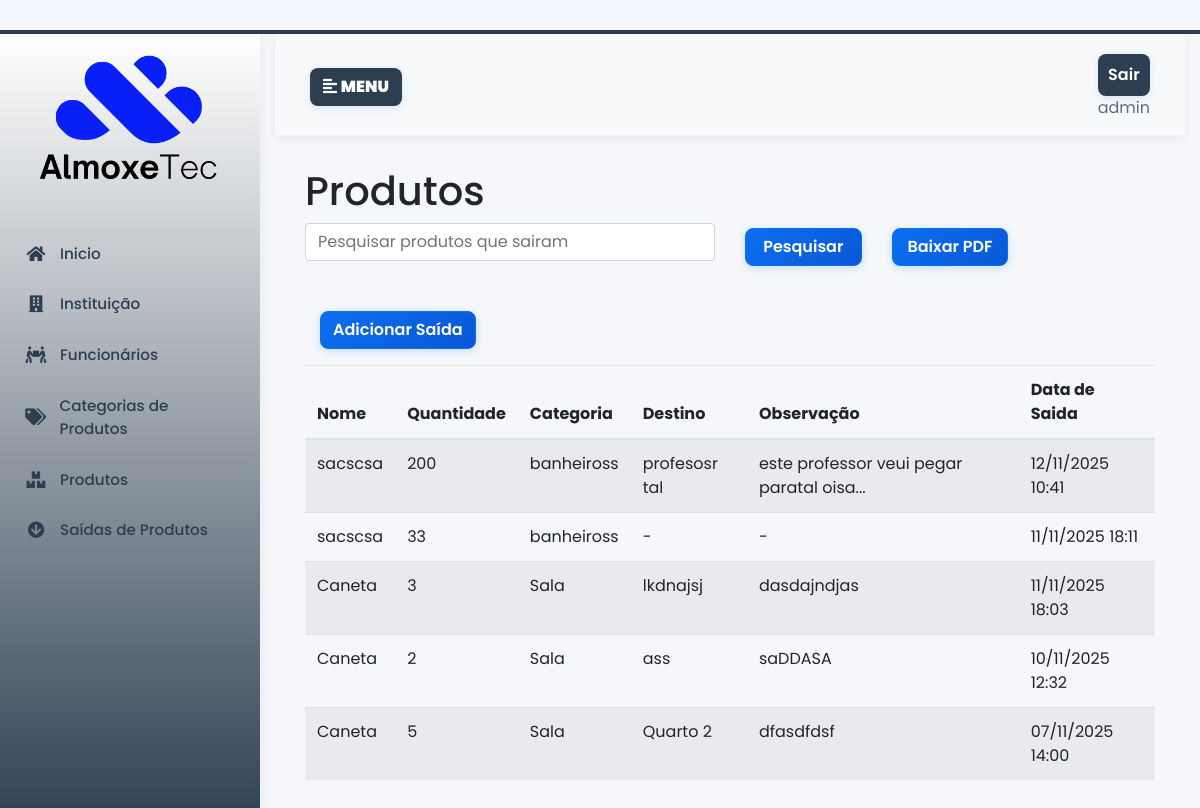
The app's page /saida-produto/ (signed in), older data.
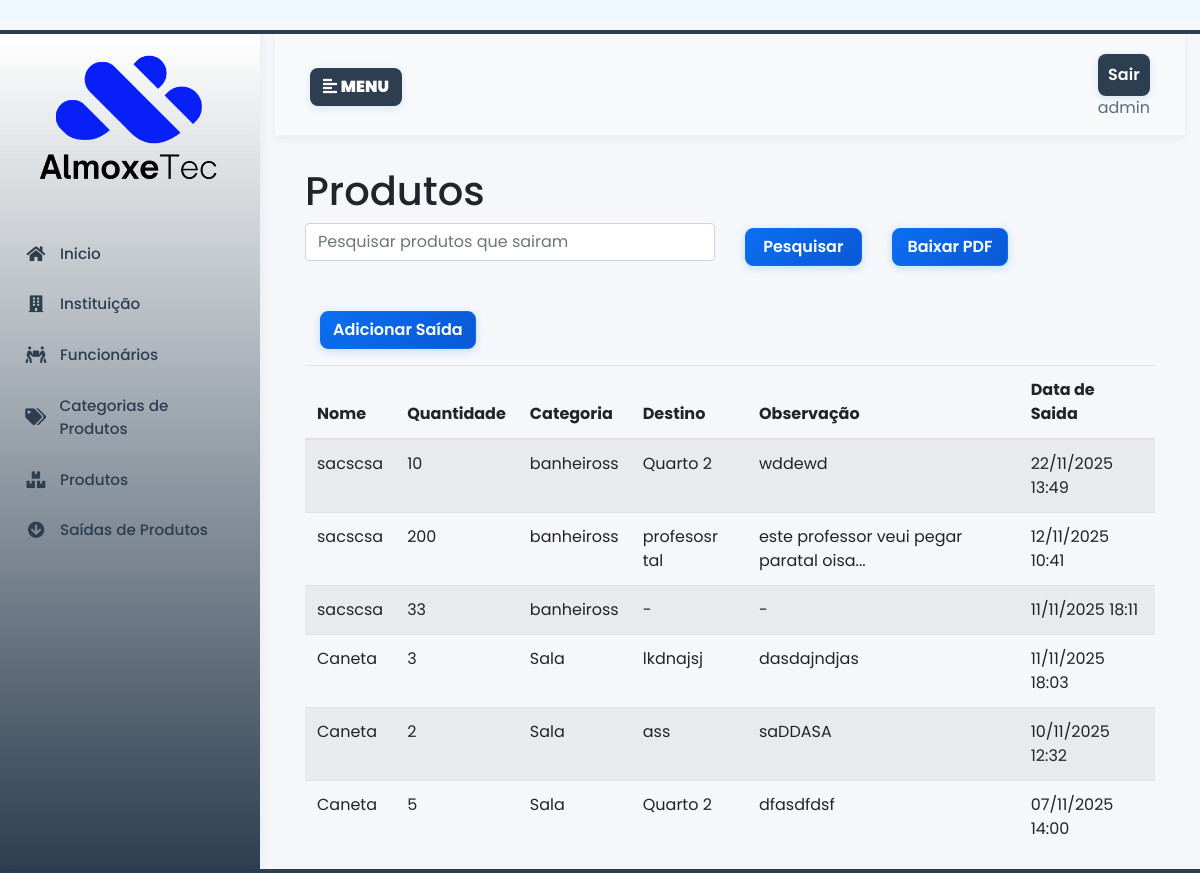
The same page, newer data.
### almoxarifado/models.py (models this page shows, shortened)
class SaidaProduto(models.Model):
    produto = models.ForeignKey(Produto, on_delete=models.CASCADE, related_name='saidas')
    quantidade = models.PositiveIntegerField()
    data_saida = models.DateTimeField(auto_now_add=True, db_index=True)  # Índice para ordenação
    usuario = models.ForeignKey(User, on_delete=models.SET_NULL, null=True, blank=True)
    destino = models.CharField(max_length=200, blank=True)
    observacao = models.TextField(blank=True)
    class Meta:
        ordering = ['-data_saida']  # Ordenação padrão (mais recente primeiro)

class Produto(models.Model):
    nome = models.CharField(max_length=100, db_index=True)  # Índice para busca
    descricao = models.TextField(blank=True)
    quantidade_estoque = models.PositiveIntegerField(default=0)
    entrada_estoque = models.DateField(auto_now_add=True)
    saida_estoque = models.DateField(null=True, blank=True)
    categoria = models.ForeignKey(CategoriaProduto, on_delete=models.SET_NULL, null=True, blank=True)
    class Meta:
        ordering = ['nome']  # Ordenação padrão
        indexes = [
            models.Index(fields=['categoria', 'nome']),  # Índice composto
        ]

class CategoriaProduto(models.Model):
    produtos = models.ManyToManyField('Produto', related_name='categorias', blank=True)
    nome = models.CharField(max_length=100, unique=True)
    descricao = models.TextField(blank=True)

### almoxarifado/views/produtos.py (the view)
# urls.py: path('saida-produto/', views.listar_saidas, name='listar_saidas'),
@login_required
def listar_saidas(request):
    q = request.GET.get('q', '').strip()
    saidas = SaidaProduto.objects.select_related('produto', 'usuario').all().order_by('-data_saida')  # Otimizado
    if q:
        saidas = saidas.filter(Q(produto__nome__icontains=q))
    paginator = Paginator(saidas, 10)  # 10 saídas por página
    page_number = request.GET.get('page')
    page_obj = paginator.get_page(page_number)
    return render(request, 'produtos/lista_saida.html', {'saidas': page_obj, 'page_obj': page_obj})

### almoxarifado/templates/produtos/lista_saida.html (shortened to what this page needs)
{% extends 'base.html' %} {% load static %}
{% block content %}
<h1>Produtos</h1>
<div>
    <form method="get">
        <div class="row mb-4">
            <div class="col-md-6 mb-2">
                <input type="text" name="q" class="form-control" placeholder="Pesquisar produtos que sairam"
                    value="{{ request.GET.q  }}" />
            </div>
            <div class="col-lg-2 mb-3">
                <button type="submit" class="btn btn-primary colorprimarybtn">
                    Pesquisar
                </button>
            </div>
            <div class="col-lg-2 mb-2">
                <a href="{% url 'pdf_produtos' %}" class="btn btn-primary colorprimarybtn">Baixar PDF</a>
            </div>
        </div>
        <div class="col-lg-2 mb-3">
            <a href="{% url 'saida_produto' %}" class="btn btn-primary colorprimarybtn">Adicionar Saída</a>
        </div>
</div>
<table class="table table-striped">
    <thead>
        <tr>
            <th>Nome</th>
            <th>Quantidade</th>
            <th>Categoria</th>
            <th>Destino</th>
            <th>Observação</th>
            <th>Data de Saida</th>
        </tr>
    </thead>
    <tbody>
        {% for saida in saidas %}
        <tr>
            <td>{{ saida.produto.nome }}</td>
            <td>{{ saida.quantidade|default:0 }}</td>
            <td>{{ saida.produto.categoria.nome|default:"Sem categoria" }}</td>
            <td>{{ saida.destino|default:"-" }}</td>
            <td>{{ saida.observacao|default:"-" }}</td>
            <td>{{ saida.data_saida|date:"d/m/Y H:i" }}</td>
        </tr>
        {% endfor %}
    </tbody>
</table>
</div>
</div>
</div>
{% endblock content %}

Row changes from the older to the newer data that the page shows:
added SaidaProduto: produto.nome "sacscsa", quantidade "10", produto.categoria.nome "banheiross", destino "Quarto 2", observacao "wddewd", data_saida "22/11/2025 13:49"
